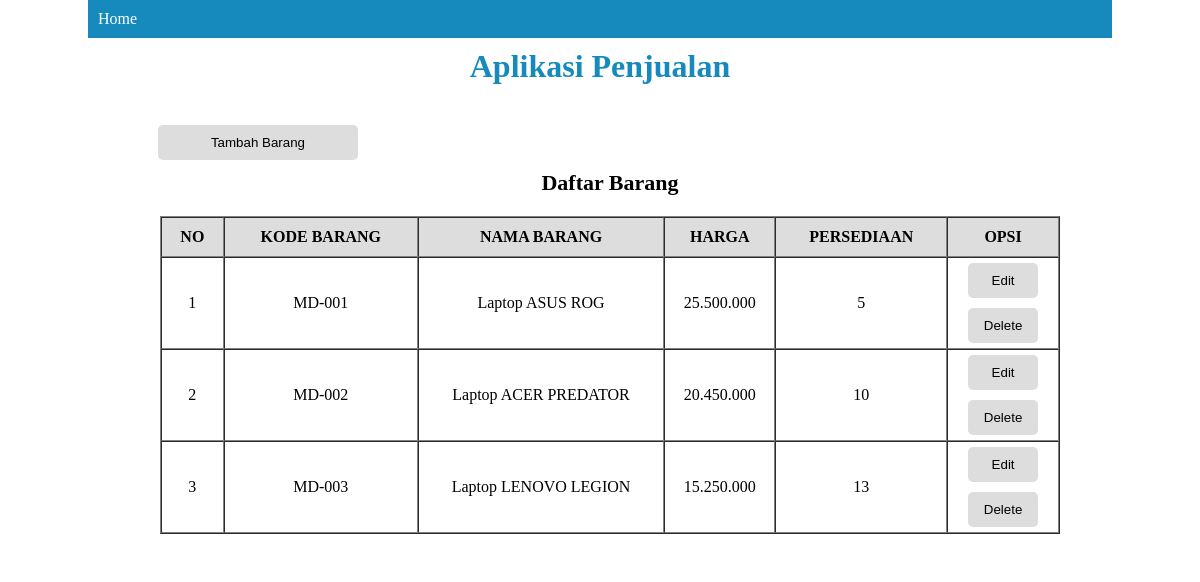
The page / on the database its author committed.
### tables this page shows
CREATE TABLE `data_barang` (
  `id` int(11) NOT NULL,
  `kd_brng` char(15) NOT NULL,
  `nm_brng` varchar(150) NOT NULL,
  `harga` char(50) NOT NULL,
  `persediaan` char(50) NOT NULL
);

### module/function.php (the view, shortened to what this page needs)
<?php
	function tampil($mysqli){
		$cari = $mysqli->query("SELECT * FROM data_barang");
		$no=1;
		while ($dapat = $cari->fetch_object()) {
			$kode_barang = $dapat->kd_brng;
			$nama_barang = $dapat->nm_brng;
			$harga = $dapat->harga;
			$persediaan = $dapat->persediaan;
			echo"
				<tr>
					<td>$no</td>
					<td>$kode_barang</td>
					<td>$nama_barang</td>
					<td>$harga</td>
					<td>$persediaan</td>
					<td>
			";
?>
						<form action="edit_barang" method="POST">
							<button type="submit">Edit</button>
						</form>
						<form action="tambah_barang" method="POST">
							<button type="submit" name="hapus_data">Delete</button>
						</form>
<?php
			echo"
					</td>
				</tr>
			";
		$no++;
		}
	}
?>

### index.php (shortened to what this page needs)
<!DOCTYPE html>
<html lang="en">
<head>
	<link rel="stylesheet" href="css/style.css">
	<link rel="stylesheet" href="css/style_tambah_data.css">
</head>
<body>
		<div class="container">
				<div class="nav">
					<ul>
						<li><a href="">Home</a></li>
					</ul>
				</div>
				<div class="header">
					<h2>Aplikasi Penjualan</h2>
				</div>
			<?php
				if($_GET['module']=="tambah_barang"){
					include "module/tambah_data.php";
				}else if($_GET['module']=="edit_barang"){
					include "module/edit_data.php";
				}else{
					include "module/tampil_data.php";
				}
			?>
		</div>
</body>
</html>

### module/tampil_data.php
<?php
	include "koneksi.php";
	include "function.php";
?>
	<div class="table">
		<table border="1" cellpadding="5" cellspacing="0">
			<div class="add">
				<form action="tambah_barang" method="POST">
					<button style="width: 200px;">Tambah Barang</button>
				</form>
			</div>
			<h2>Daftar Barang</h2>
			<thead>
				<tr>
					<th>NO</th>
					<th>KODE BARANG</th>
					<th>NAMA BARANG</th>
					<th>HARGA</th>
					<th>PERSEDIAAN</th>
					<th>OPSI</th>
				</tr>
			</thead>
			<tbody>
				<?php
					tampil($mysqli);
				?>
			</tbody>
		</table>
	</div>

### css/style.css (style rules this page uses)
* { padding: 0; margin: 0; }
body { font-family: calibri,sanserif; }
.container { width: 1024px; background-color: white; margin: 0px auto; }
.header { text-align: center; }
.header h2 { color: #168abd; padding-top: 10px; font-size: 32px; }
.add button { margin-left: 60px; width: 100px; }
.nav { background-color: #168abd; padding: 10px; }
.nav li { list-style: none; }
.nav a { text-decoration: none; color: #fff; }
.table { margin-top: 20px; width: 100%; padding: 10px; padding-bottom: 20px; }
.table h2 { text-align: center; font-size: 22px; padding-bottom: 20px; }
.table table { width: 900px; margin: 0px auto; }
.table th { background-color: #ddd; padding: 10px; }
.table tr { text-align: center; font-family: calibri; }
.table form { padding: 5px; }
.table button { width: 70px; padding: 10px; border-radius: 5px; border:none; background-color: #ddd; transition: .4s; }

### css/style_tambah_data.css (style rules this page uses)
* { padding: 0; margin: 0; }
body { font-family: calibri,sanserif; }
.container { width: 1024px; background-color: white; margin: 0px auto; }
.header { text-align: center; }
.header h2 { color: #168abd; padding-top: 10px; font-size: 32px; }
.add button { margin-left: 60px; width: 100px; margin-bottom: 10px; }
.nav { background-color: #168abd; padding: 10px; }
.nav li { list-style: none; }
.nav a { text-decoration: none; color: #fff; }
.table { margin-top: 20px; width: 100%; padding: 10px; padding-bottom: 20px; }
.table h2 { text-align: center; font-size: 22px; padding-bottom: 20px; }

### rows shown on the page
data_barang: kd_brng "MD-001", nm_brng "Laptop ASUS ROG", harga "25.500.000", persediaan "5"
data_barang: kd_brng "MD-002", nm_brng "Laptop ACER PREDATOR", harga "20.450.000", persediaan "10"
data_barang: kd_brng "MD-003", nm_brng "Laptop LENOVO LEGION", harga "15.250.000", persediaan "13"
